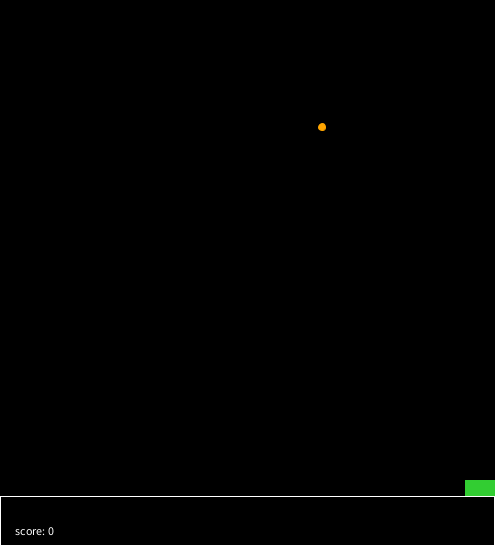
Frame 1 (no input)
Frame 60 (the mouse pressed at the canvas centre just before this capture): identical to frame 1, image omitted
Frame 120 (the mouse held since frame 60 and released just before this capture): identical to frame 1, image omitted

The Processing sketch that drew this single still picture (run headless with seeded random() and noise(); from frame 60 on, the mouse is pressed at the canvas centre):

// Processing sketch: Snake
// ── Snake.pde
int[][] grid;
int food;
int dir;
boolean play;
ArrayList<Coord> snake;

int foodcolor = #FFA500;
int snakecolor = #32CD32;
int bg = 0;

int DIRECTION_D_up = 0;
int DIRECTION_D_down = 1;
int DIRECTION_D_left = 2;
int DIRECTION_D_right = 3;
int DIRECTION_NO_D = 4;

int STATE_NORMAL = 5;
int STATE_FOOD = 6;
int STATE_SNAKE = 7;

int size_xy;
int squaresize;
int numsquares;

int rate;
int count;

void setup() {
  size(495, 545);
  size_xy = 495;
  squaresize = 15;
  numsquares = size_xy/squaresize;

  initApp();
}

void initApp() {
  background(bg);
  rate = 5;
  count = 0;
  frameRate(rate);
  dir = DIRECTION_NO_D;
  play = true;
  grid = new int[numsquares][numsquares];
  for(int i = 0; i < numsquares; i++) {
    for (int j = 0; j < numsquares; j++) {
      grid[i][j] = STATE_NORMAL;
    }
  }

  snake = new ArrayList<Coord>();
  grid[numsquares-1][numsquares-1] = STATE_SNAKE;
  grid[numsquares-1][numsquares-2] = STATE_SNAKE;
  snake.add(new Coord(numsquares-1, numsquares-1));
  snake.add(new Coord(numsquares-2, numsquares-1));
  food = 0;

  int t = (int) (0.5 * squaresize);
  for(int i = 0; i < numsquares; i++) {
    for(int j = 0; j < numsquares; j++) {
      if(grid[i][j] == STATE_FOOD) {
        stroke(foodcolor);
        fill(foodcolor);
        ellipse(j*squaresize + t, (i*squaresize + t), squaresize-2, squaresize-2);
      }
      if(grid[i][j] == STATE_SNAKE) {
        stroke(snakecolor);
        fill(snakecolor);
        rect(j*squaresize, i*squaresize, squaresize, squaresize);
      }
    }
  }
  
  drawFood();
  drawScore();
}

void draw() {
  if (!play || dir == DIRECTION_NO_D) {
    return;
  }

  count++;

  Coord c = snake.get(snake.size() - 1).next(dir);
  if (c == null) {
    lose();
    return;
  }

  snake.add(c);
  snakeMove(c);

  int x = c.x;
  int y = c.y;

  if(grid[y][x] == STATE_FOOD) {
    food++;
    drawFood();
    rate+=1;
    frameRate(rate);
    drawScore();
  } else {
    c = snake.remove(0);
    clearCoord(c);
    grid[c.y][c.x] = STATE_NORMAL;
  }

  if (grid[y][x] == STATE_SNAKE) {
    lose();
  }

  grid[y][x] = STATE_SNAKE;
}

void snakeMove(Coord c) {
  stroke(snakecolor);
  fill(snakecolor);
  rect(c.x*squaresize, c.y*squaresize, squaresize, squaresize);
}

void clearCoord(Coord c) {
  stroke(bg);
  fill(bg);
  rect(c.x*squaresize, c.y*squaresize, squaresize, squaresize);
}

void drawFood() {
  while (true) {
    int tx = (int) random(numsquares);
    int ty = (int) random(numsquares);
    if (grid[ty][tx] == STATE_NORMAL) {
      grid[ty][tx] = STATE_FOOD;
      stroke(foodcolor);
      fill(foodcolor);
      ellipse(tx*squaresize + squaresize/2, ty*squaresize + squaresize/2, squaresize/2, squaresize/2);
      break;
    }
  }
}
  
void drawScore() {
  stroke(255);
  fill(0);
  rect(0, 496, 494, 50);
  stroke(255);
  fill(255);
  text("score: " + food, 15, 535);
}

void lose() {
  play = false;
  stroke(255);
  fill(0);
  rect(0, 496, 494, 50);
  stroke(255);
  fill(255);
  text("score: " + food + "                    lose", 15, 535);
}

void keyPressed() {
  if (key == CODED) {
    if (keyCode == LEFT) {
      if (dir == DIRECTION_D_right) {
        return;
      }
      dir = DIRECTION_D_left;
      return;  
    }
    if (keyCode == RIGHT) {
      if (dir == DIRECTION_D_left) {
        return;
      }
      dir = DIRECTION_D_right;
      return;
    }
    if(keyCode == UP) {
      if (dir == DIRECTION_D_down) {
        return;
      }
      dir = DIRECTION_D_up;
      return;
    }
    if(keyCode == DOWN) {
      if (dir == DIRECTION_D_up) {
        return;
      }
      dir = DIRECTION_D_down;
      return;
    }
  }
  
  if (key == 'p') {
    if (play == true) {
      play = false;
    }
    else {
      play = true;
    }
  }
  if (key == 'r') {
    initApp();
  }
}

class Coord {

  int x;
  int y;

  Coord(int x, int y) {
    this.x = x;
    this.y = y;
  }

  Coord next(int dir) {
    int newx = x;
    int newy = y;

    if (dir == DIRECTION_D_up) {
      newy--;
    } else if (dir == DIRECTION_D_down) {
      newy++;
    } else if (dir ==  DIRECTION_D_left) {
      newx--;
    } else if (dir ==  DIRECTION_D_right) {
      newx++;
    }

    if (newx < 0 || newx >= numsquares || newy < 0 || newy >= numsquares) {
      return null;
    }

    return new Coord(newx, newy);
  }
}
